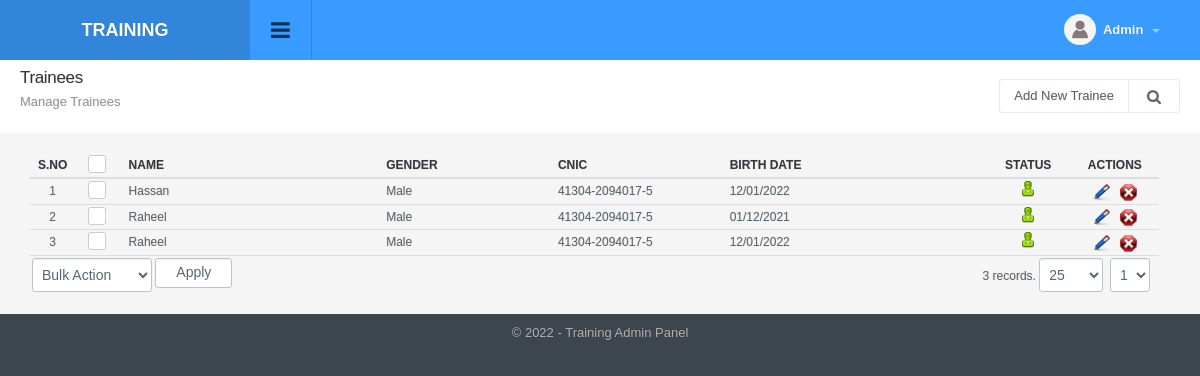
/trainees_manage.php (signed in), run on an earlier commit of the app's database.
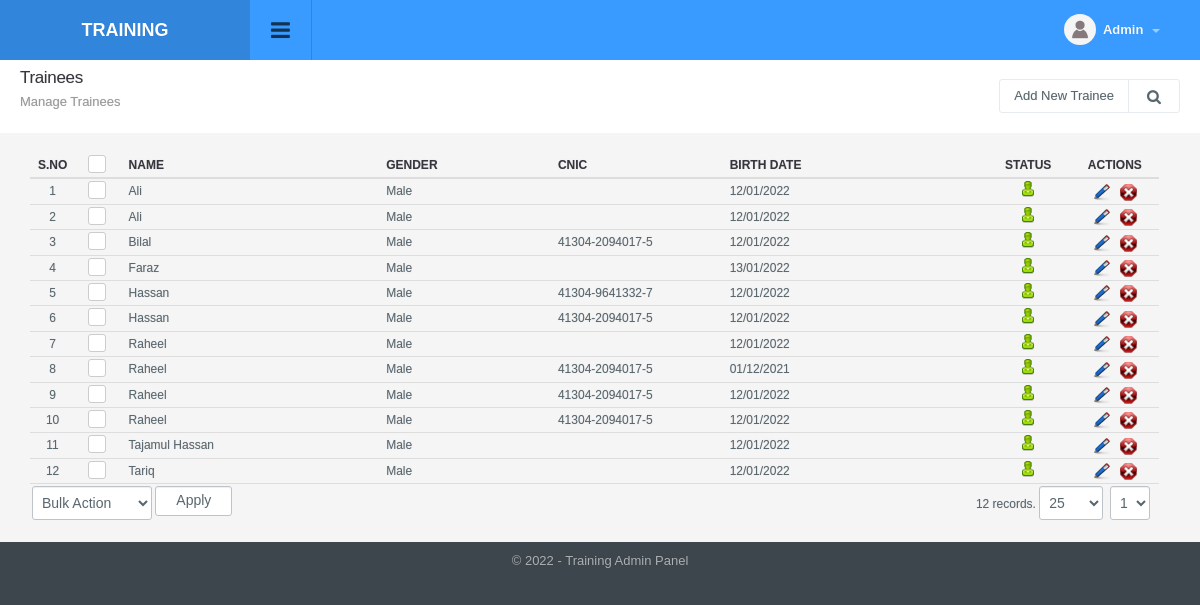
And on a later commit of the database.
### tables this page shows
CREATE TABLE `trainees` (
  `id` int(11) NOT NULL,
  `name` varchar(50) NOT NULL,
  `gender` int(1) DEFAULT NULL,
  `cnic` varchar(16) DEFAULT NULL,
  `cnic_photo_front` varchar(50) DEFAULT NULL,
  `cnic_photo_back` varchar(50) DEFAULT NULL,
  `birth_date` date DEFAULT NULL,
  `status` int(1) NOT NULL DEFAULT '1',
  `ts` timestamp NOT NULL DEFAULT CURRENT_TIMESTAMP ON UPDATE CURRENT_TIMESTAMP
);

### include/db.php (called while the page is built, shortened)
<?php
function doquery($qr,$lnk){
	@$res=mysqli_query($lnk,$qr) or die($qr." - ".mysqli_error($lnk));
	return $res;
}
function dofetch($rs){
	@$rec=mysqli_fetch_array($rs);
	return $rec;
}
function numrows($rs){
	return mysqli_num_rows($rs);
}

### include/utility.php (called while the page is built, shortened)
<?php
function unslash($str){
	return stripslashes(utf8_decode($str));
	}
function date_convert($date_added){
	if( !empty( $date_added ) ) {
		return date("d/m/Y", strtotime($date_added));
	}
	else{
		return $date_added;
	}
}

### modules/trainees/list.php (the view, shortened to what this page needs)
<?php
$extra='';
?>
<div class="page-header">
	<h1 class="title">Trainees</h1>
  	<ol class="breadcrumb">
    	<li class="active">Manage Trainees</li>
  	</ol>
  	<div class="right">
    	<div class="btn-group" role="group" aria-label="...">
        	<a href="trainees_manage.php?tab=add" class="btn btn-light editproject">Add New Trainee</a>
            <a id="topstats" class="btn btn-light" href="#"><i class="fa fa-search"></i></a>
    	</div>
    </div>
</div>
<div class="panel-body table-responsive">
	<table class="table table-hover list">
    	<thead>
            <tr>
                <th width="2%" class="text-center">S.No</th>
                <th class="text-center" width="3%"><div class="checkbox checkbox-primary">
                    <label for="select_all"></label></div></th>
                <th width="15%">Name</th>
                <th width="10%">Gender</th>
                <th width="10%">CNIC</th>
                <th width="15%">Birth Date</th>
                <th width="5%" class="text-center">Status</th>
                <th width="5%" class="text-center">Actions</th>
            </tr>
        </thead>
        <tbody>
            <?php
            $sql="select a.* from trainees a left join trainees_2_center b on a.id = b.trainee_id where 1 $extra order by name";
            $rs=show_page($rows, $pageNum, $sql);
            if(numrows($rs)>0){
                $sn=1;
                while($r=dofetch($rs)){
                    ?>
                    <tr>
                        <td class="text-center"><?php echo $sn;?></td>
                        <td class="text-center"><div class="checkbox margin-t-0 checkbox-primary">
                            <label for="<?php echo "rec_".$sn?>"></label></div>
                        </td>
                        <td><?php echo unslash($r["name"]);?></td>
                        <td>
                            <?php
                                echo $r["gender"]==1?"Female":"Male";
                            ?>
                        </td>
                        <td><?php echo unslash($r["cnic"]);?></td>
                        <td><?php echo date_convert($r["birth_date"]);?></td>
                        <td class="text-center">
                            <a href="trainees_manage.php?id=<?php echo $r['id'];?>&tab=status&s=<?php echo ($r["status"]==0)?1:0;?>">
                                <?php
                                if($r["status"]==0){
                                    ?>
                                    <img src="images/offstatus.png" alt="Off" title="Set Status On">
                                    <?php
                                }
                                else{
                                    ?>
                                    <img src="images/onstatus.png" alt="On" title="Set Status Off">
                                    <?php
                                }
                                ?>
                            </a>
                        </td>
                        <td class="text-center">
                            <a href="trainees_manage.php?tab=edit&id=<?php echo $r['id'];?>"><img title="Edit Record" alt="Edit" src="images/edit.png"></a>&nbsp;&nbsp;
                            <a onclick="return confirm('Are you sure you want to delete')" href="trainees_manage.php?id=<?php echo $r['id'];?>&amp;tab=delete"><img title="Delete Record" alt="Delete" src="images/delete.png"></a>
                        </td>
                    </tr>
                    <?php
                    $sn++;
                }
                ?>
                <tr>
                    <td colspan="4" class="actions">
                        <select name="bulk_action" class="" id="bulk_action" title="Choose Action">
                            <option value="null">Bulk Action</option>
                        </select>
                        <input type="button" name="apply" value="Apply" id="apply_bulk_action" class="btn btn-light" title="Apply Action"  />
                    </td>
                    <td colspan="4" class="paging" title="Paging" align="right"><?php echo pages_list($rows, "trainees", $sql, $pageNum)?></td>
                </tr>
                <?php
            }
            else{
                ?>
                <tr>
                    <td colspan="8"  class="no-record">No Result Found</td>
                </tr>
                <?php
            }
            ?>
        </tbody>
     </table>
</div>

What changed in the data, as far as the page shows it:
added trainees: name "Ali", gender "Male", birth_date "12/01/2022", status 1 (drawn)
added trainees: name "Ali", gender "Male", birth_date "12/01/2022", status 1 (drawn)
added trainees: name "Bilal", gender "Male", cnic "41304-2094017-5", birth_date "12/01/2022", status 1 (drawn)
added trainees: name "Faraz", gender "Male", birth_date "13/01/2022", status 1 (drawn)
added trainees: name "Hassan", gender "Male", cnic "41304-9641332-7", birth_date "12/01/2022", status 1 (drawn)
added trainees: name "Raheel", gender "Male", birth_date "12/01/2022", status 1 (drawn)
added trainees: name "Raheel", gender "Male", cnic "41304-2094017-5", birth_date "12/01/2022", status 1 (drawn)
added trainees: name "Tajamul Hassan", gender "Male", birth_date "12/01/2022", status 1 (drawn)
added trainees: name "Tariq", gender "Male", birth_date "12/01/2022", status 1 (drawn)
Also different on the page:
pages_list($rows, "trainees", $sql, $pageNum): "3 records." → "12 records."
